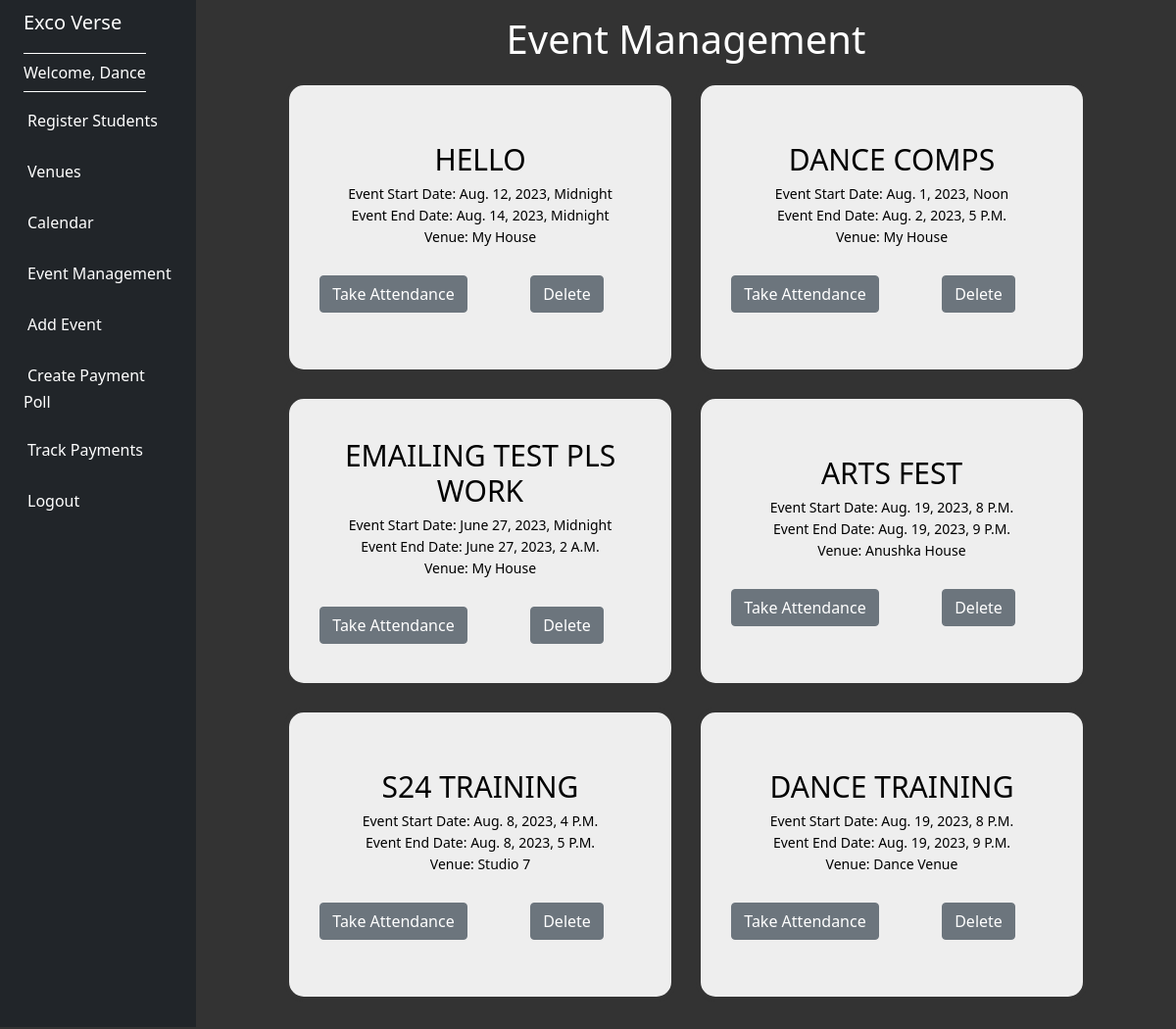
Screenshot of /all_events/ (signed in) with the database file from the repository.
### events/models.py (models this page shows, shortened)
class Event(models.Model):
    name = models.CharField('Event Name', max_length=120)
    start_event_date = models.DateTimeField('Event Start Date')
    end_event_date = models.DateTimeField('Event End Date')
    venue = models.ForeignKey(Venue, blank=True, null=True, on_delete=models.CASCADE)
    attendees = models.ManyToManyField(Student, blank=True, null=True)
    internal = models.BooleanField(default=False)
    description = models.TextField(blank=True)
    manager = models.CharField('Manager', max_length=120, blank=True)

class Venue(models.Model):
    name = models.CharField('Venue Name', max_length=120)
    image_url = models.CharField('Venue Image URL', max_length=200)
    address = models.CharField(max_length=300)
    zip_code = models.CharField('Zip Code', max_length=15)
    web = models.URLField('Website Address', blank=True)
    def __str__(self):
        return self.name

### events/views.py (the view)
# urls.py: path('all_events/',views.all_events, name="list-events"),
def all_events(request):
    if request.user.is_authenticated:
        username = request.user.username
        events_list = Event.objects.filter(manager=username)
        return render(request, 'events/events-list.html',
                    {'event_list':events_list})

### events/templates/events/events-list.html (shortened to what this page needs)
{% extends 'events/base.html' %}
{% block content %}
<center>
  <h1>Event Management</h1>
  <div class="container">
    {% for event in event_list %}
    <div class="card">
      <div class="card-body">
        <h5 class="card-title">{{ event.name }}</h5>
        <p class="card-subtitle"> Event Start Date: {{ event.start_event_date }}</p>
        <p class="card-subtitle"> Event End Date: {{ event.end_event_date }}</p>
        <p class="card-subtitle"> Venue: {{ event.venue }}</p>
        <br>
        <div class="row">
          <div class="col">
            <a href="{% url 'attendance' event.id %}">
              <div class="flex btn btn-secondary">Take Attendance</div>
            </a>
          </div>
          <div class="col">
            <a href="{% url 'remove' event.id %}">
              <div class="flex btn btn-secondary">Delete</div>
            </a>
          </div>
        </div>
      </div>
    </div>
    {% endfor %}
  </div>
</center>
{% endblock %}

### events/templates/events/base.html (shortened to what this page needs)
<!doctype html>
<html lang="en">
<head>
  <link href="https://cdn.jsdelivr.net/npm/bootstrap@5.0.2/dist/css/bootstrap.min.css" rel="stylesheet"
>
    <link rel="stylesheet" href="https://cdnjs.cloudflare.com/ajax/libs/fullcalendar/3.10.2/fullcalendar.min.css" />
</head>
<body>
  <div class="container-fluid">
    <div class="row flex-nowrap">
      <div class="col-auto col-md-3 col-xl-2 px-sm-2 px-0 bg-dark">
        <div class="d-flex flex-column align-items-center align-items-sm-start px-3 pt-2 text-white min-vh-100">
          <a href="/" class="d-flex align-items-center pb-3 mb-md-0 me-md-auto text-white text-decoration-none">
            <span class="fs-5 d-none d-sm-inline">Exco Verse</span>
          </a>
          <ul class="nav nav-pills flex-column mb-sm-auto mb-0 align-items-center align-items-sm-start" id="menu">
            {% if user.is_authenticated %}
            <li class="nav-item welcome-item">
              <span class="nav-link align-middle px-0 welcome-text">Welcome, {{ user.username }}</span>
          </li>
            <li class="nav-item">
              <a href="{% url 'add-student' %}" class="nav-link align-middle px-0">
                 <span class="ms-1 d-none d-sm-inline text-white">Register Students</span>
              </a>
            </li>
            <li class="nav-item">
              <a href="{% url 'list-venues' %}" class="nav-link align-middle px-0">
                 <span class="ms-1 d-none d-sm-inline text-white">Venues</span>
              </a>
            </li>
            <li>
            <li class="nav-item">
              <a href="{% url 'events' %}" class="nav-link align-middle px-0">
                 <span class="ms-1 d-none d-sm-inline text-white">Calendar</span>
              </a>
            </li>
            <li class="nav-item">
              <a href="{% url 'list-events' %}" class="nav-link align-middle px-0">
                 <span class="ms-1 d-none d-sm-inline text-white">Event Management</span>
              </a>
            </li>
            <li class="nav-item">
              <a href="{% url 'add-event' %}" class="nav-link align-middle px-0">
                 <span class="ms-1 d-none d-sm-inline text-white">Add Event</span>
              </a>
            </li>
            <li class="nav-item">
              <a href="{% url 'payment' %}" class="nav-link align-middle px-0">
                 <span class="ms-1 d-none d-sm-inline text-white">Create Payment Poll</span>
              </a>
            </li>
            <li class="nav-item">
              <a href="{% url 'track_payments' %}" class="nav-link align-middle px-0">
                 <span class="ms-1 d-none d-sm-inline text-white">Track Payments</span>
              </a>
            </li>
            <li class="nav-item">
              <a href="{% url 'logout' %}" class="nav-link align-middle px-0">
                 <span class="ms-1 d-none d-sm-inline text-white">Logout</span>
              </a>
            </li>
          {% endif %}
        </div>
      </div>
      <div class="col py-3">
        <div class="container-fluid">
          {% block content %}
          {% endblock %}
      </div>
      </div>
    </div>
  </div>
  <br>
</body>
</html>

### events/templates/events/base.html (style rules this page uses)
body { background-color: #333; color: white; }
.welcome-text { color: white; }
.welcome-item { position: relative; }
.welcome-item::before, .welcome-item::after { content: ""; position: absolute; width: 100%; height: 1px; background-color: white; }
.welcome-item::before { top: 0; }
.welcome-item::after { bottom: 0; }

### events/templates/events/events-list.html (style rules this page uses)
h1 { color: white; }
.container { display: flex; flex-wrap: wrap; justify-content: center; }
.card { width: 400px; height: 300px; border-radius: 20px; overflow: hidden; border: 5px solid #333; margin: 10px; display: flex; flex-direction: column; justify-content: center; background-color: rgba(255, 255, 255, 0.918); color: black; }
.card-body { padding: 30px; display: flex; flex-direction: column; justify-content: center; }
.card-title { text-transform: uppercase; font-size: 30px; font-weight: 500; margin-bottom: 10px; }
.card-subtitle { text-transform: capitalize; font-size: 14px; font-weight: 300; margin-bottom: 5px; }

### rows the page displays
Event: name "HELLO", start_event_date "Aug. 12, 2023, Midnight", end_event_date "Aug. 14, 2023, Midnight", venue "My House"
Event: name "DANCE COMPS", start_event_date "Aug. 1, 2023, Noon", end_event_date "Aug. 2, 2023, 5 P.m.", venue "My House"
Event: name "EMAILING TEST PLS WORK", start_event_date "June 27, 2023, Midnight", end_event_date "June 27, 2023, 2 A.m.", venue "My House"
Event: name "ARTS FEST", start_event_date "Aug. 19, 2023, 8 P.m.", end_event_date "Aug. 19, 2023, 9 P.m.", venue "Anushka House"
Event: name "S24 TRAINING", start_event_date "Aug. 8, 2023, 4 P.m.", end_event_date "Aug. 8, 2023, 5 P.m.", venue "Studio 7"
Event: name "DANCE TRAINING", start_event_date "Aug. 19, 2023, 8 P.m.", end_event_date "Aug. 19, 2023, 9 P.m.", venue "Dance Venue"

### other values shown
{{ user.username }} "Dance"
